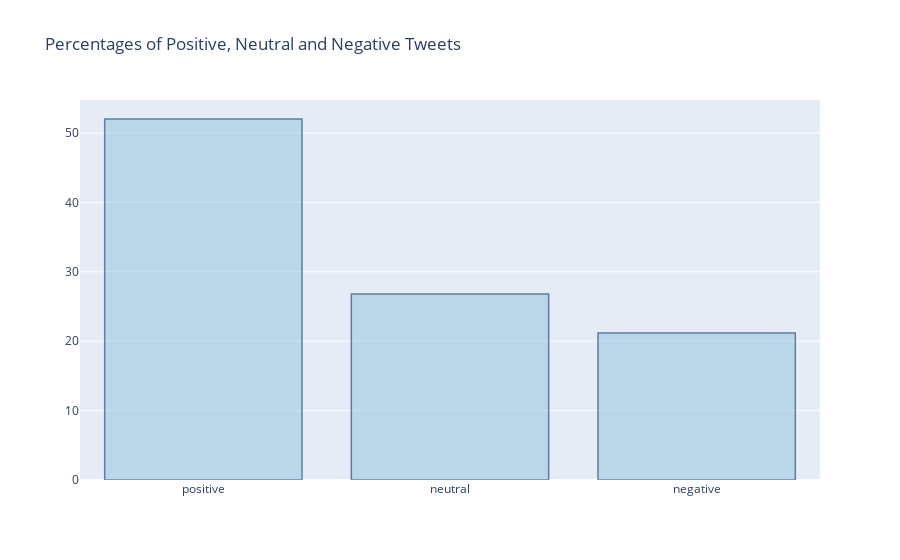

The code cell stored with this chart in its notebook:
### Code cell
import plotly.graph_objects as go
import plotly.express as px

x = ['positive', 'neutral', 'negative']
y = [52.019, 26.796, 21.185]

fig = go.Figure(data=[go.Bar(x=x, y=y,
            hovertext=['SA = +1', 'SA = 0', 'SA = -1'])])
# Customize aspect
fig.update_traces(marker_color='rgb(158,202,225)', marker_line_color='rgb(8,48,107)',
                  marker_line_width=1.5, opacity=0.6)
fig.update_layout(title_text='Percentages of Positive, Neutral and Negative Tweets')
fig.show()

### Figure 1 — Plotly figure (JSON) as saved in the notebook; plotly's stock layout.template omitted (floating-point values rounded to 4 significant figures)
{"data": [{"hovertext": ["SA = +1", "SA = 0", "SA = -1"], "marker": {"color": "rgb(158,202,225)", "line": {"color": "rgb(8,48,107)", "width": 1.5}}, "opacity": 0.6, "type": "bar", "x": ["positive", "neutral", "negative"], "y": [52.02, 26.8, 21.18]}], "layout": {"title": {"text": "Percentages of Positive, Neutral and Negative Tweets"}}}
